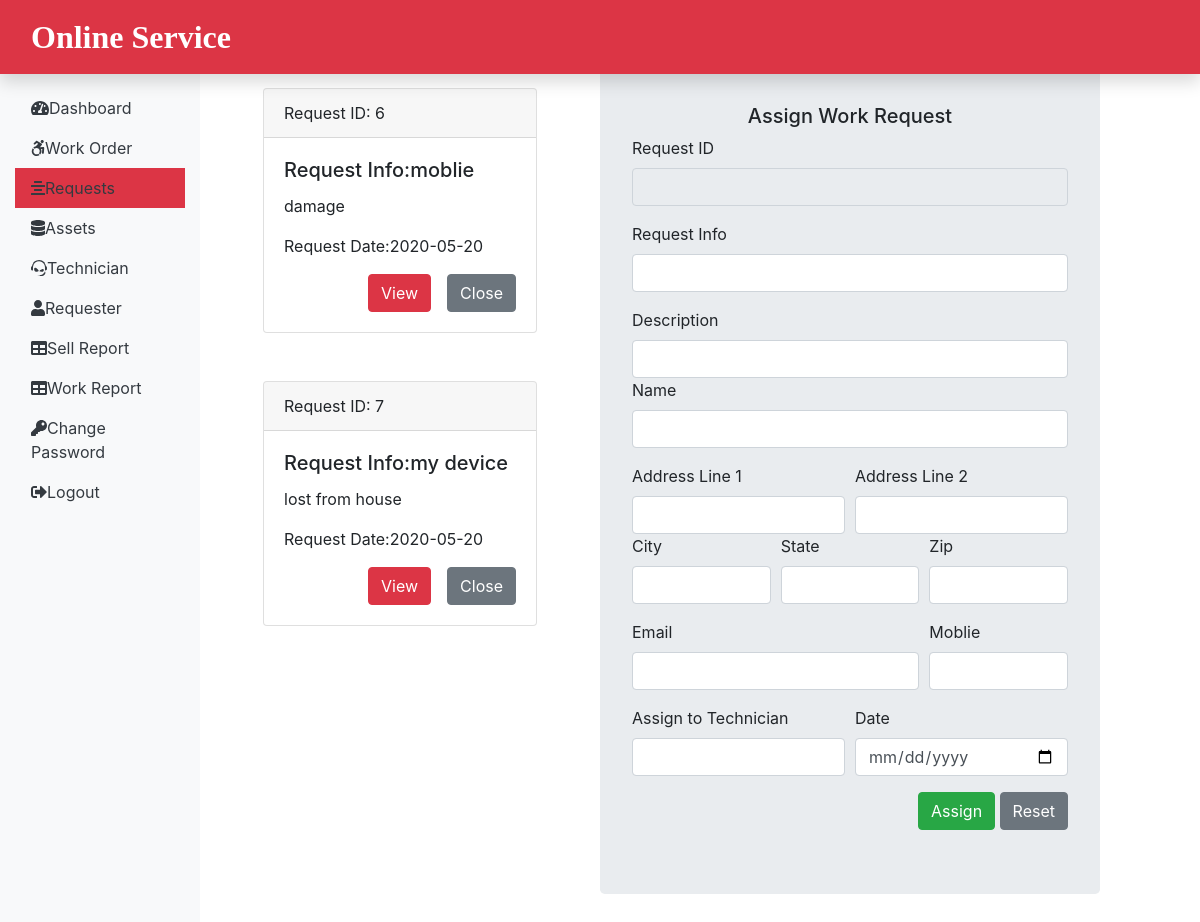
Screenshot of /admin/Request.php (signed in) with the database file from the repository.
### tables this page shows
CREATE TABLE `submitrequest_tb` (
  `requester_id` int(100) NOT NULL,
  `request_info` text NOT NULL,
  `request_desc` text NOT NULL,
  `requester_name` varchar(100) NOT NULL,
  `requester_add1` varchar(100) NOT NULL,
  `requester_add2` varchar(100) NOT NULL,
  `requester_city` varchar(100) NOT NULL,
  `requester_state` varchar(100) NOT NULL,
  `requester_zip` int(100) NOT NULL,
  `requester_email` varchar(100) NOT NULL,
  `requester_mobile` int(10) NOT NULL,
  `request_date` date NOT NULL
);

### admin/Request.php (the view, shortened to what this page needs)
<?php
include('../dbConnection.php');
 include('includes/header.php');
  ?>
<div class="col-sm-4 mb-5">
<?php
$sql = "SELECT requester_id, request_info,request_desc, request_date FROM submitrequest_tb";
$result = $conn->query($sql);
if($result->num_rows > 0){
	while($row = $result->fetch_assoc()){
echo '<div class="card mt-5 mx-5">';
echo '<div class="card-header">';
echo 'Request ID: '.$row['requester_id'];
echo '</div>';
echo '<div class="card-body">';
echo '<h5 class="card-title">Request Info:' .$row['request_info'].'</h5>';
echo "<p class='card-text'>".$row['request_desc']."</p>";
echo "<p class='card-text'>Request Date:" . $row['request_date'] ."</p>";
echo "<div class='float-right'>";
 echo '<form action="" method="POST"> <input type="hidden" name="id" value='. $row["requester_id"] .'><input type="submit" class="btn btn-danger mr-3" name="view" value="View"><input type="submit" class="btn btn-secondary" name="close" value="Close"></form>';
echo '</div>';
echo '</div>';
echo '</div>';
	}
} else{
	echo "No Request";
}
?>
</div>
<?php
include('assignworkform.php');
include('includes/footer.php');
?>

### rows the page displays
submitrequest_tb: requester_id "6", request_info "moblie", request_desc "damage", request_date "2020-05-20"
submitrequest_tb: requester_id "7", request_info "my device", request_desc "lost from house", request_date "2020-05-20"
